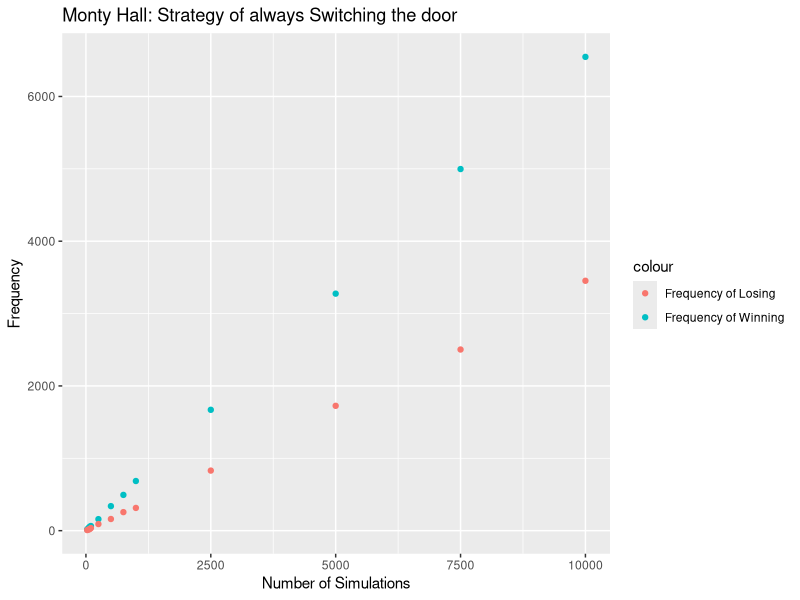
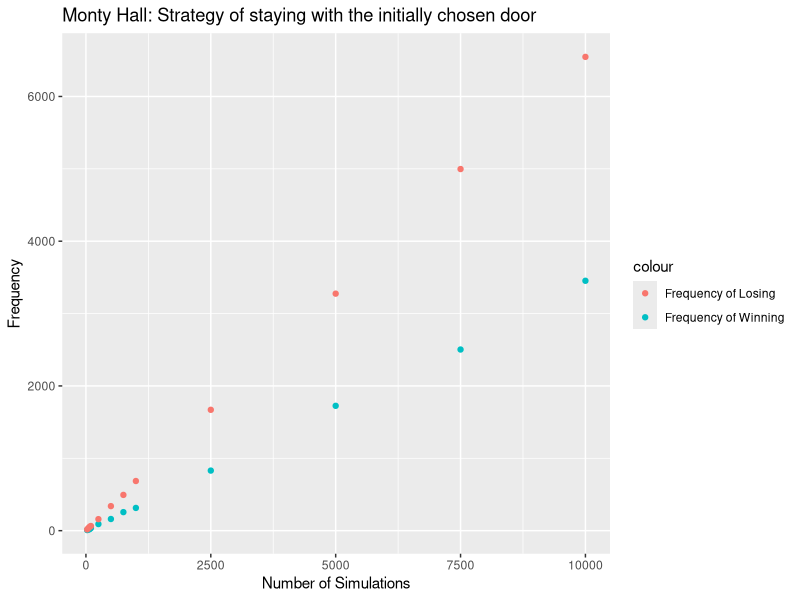
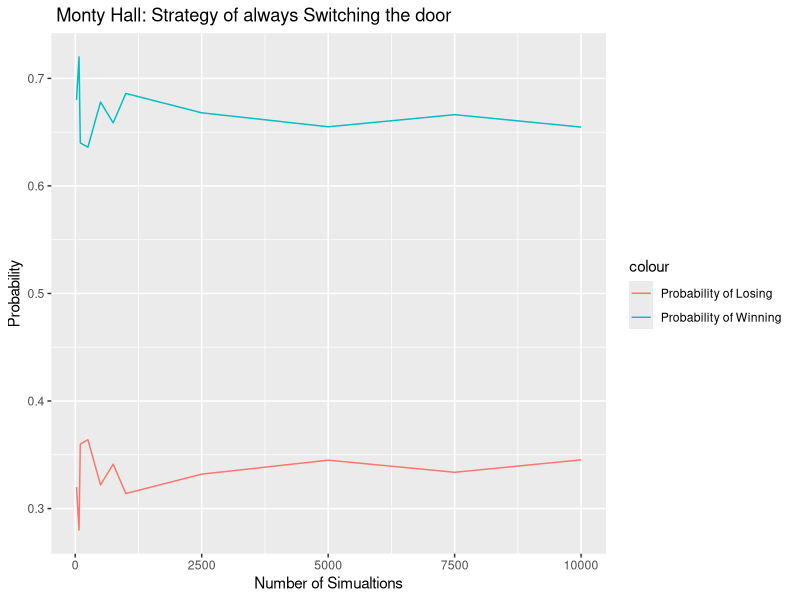
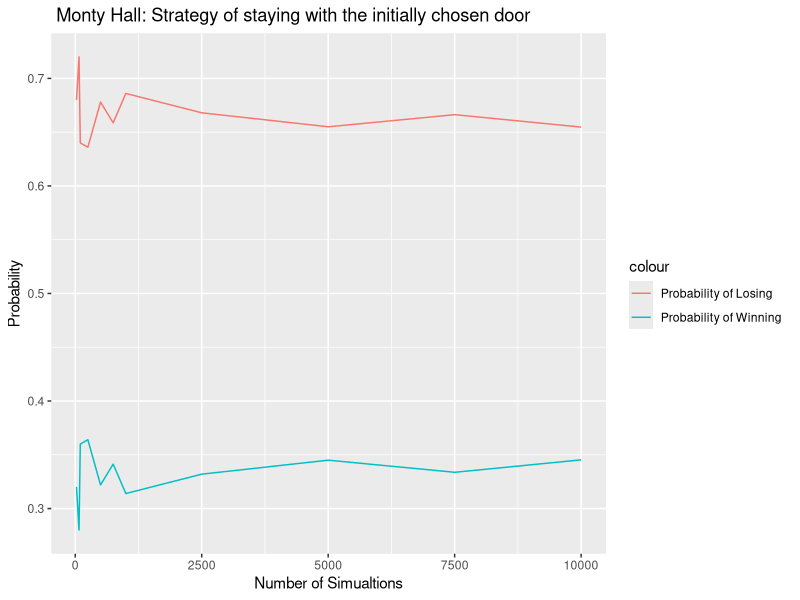

Reproduce these figures in R, in order.
## ---- chunk 1

library(ggplot2)
monty.hall.simulation = function(n){
  # n = number of simulations
  
  # Random selction of the door which will have the prize/car
  prize = runif(n)
  prize.Door = ifelse(prize <= 0.33,1, ifelse(prize <=0.66,2,3)) 
  
  # Random selection of the door chosen by the contestant
  chosen = runif(n)
  chosen.Door = ifelse(chosen <= 0.33,1, ifelse(chosen  <=0.66,2,3))
  
  # Door chosen by Monty
  Monty.Door = matrix(NA,n,1)
  
  # Column to hold the result if a contestant will win by switching the door.
  switch.Win = matrix(NA,n,1)
  
  # Column to hold the result if a contestant will win by staying with the same door
  stay.Win = matrix(NA,n,1)
  
  # Collecting data into a data frame
  exp = data.frame(prize.Door, chosen.Door, Monty.Door, switch.Win, stay.Win)
  colnames(exp) = c("PrizeDoor","ChosenDoor", "MontyDoor", "SwitchWin","StayWin")
  
  # Running simulations
  for(i in 1:n){
    
    # If the contestant chooses a door that contains the prize, then Monty can open any of the other doors with equal probability
    if(exp[i,]$PrizeDoor==exp[i,]$ChosenDoor){
      if(exp[i,]$PrizeDoor == 1){ exp[i,]$MontyDoor = ifelse(runif(1)<=0.5,2,3)}
      if(exp[i,]$PrizeDoor == 2){ exp[i,]$MontyDoor = ifelse(runif(1)<=0.5,1,3)}
      if(exp[i,]$PrizeDoor == 3){ exp[i,]$MontyDoor = ifelse(runif(1)<=0.5,1,2)}
    }
  
    #If the contestant does not choose the door with the prize, then Monty can only open a door that is guaranteed not have the prize/car.
    else{
  
      if(exp[i,]$PrizeDoor == 1 && exp[i,]$ChosenDoor==2 ){ exp[i,]$MontyDoor = 3}
      if(exp[i,]$PrizeDoor == 1 && exp[i,]$ChosenDoor==3 ){ exp[i,]$MontyDoor = 2}
      if(exp[i,]$PrizeDoor == 2 && exp[i,]$ChosenDoor==3 ){ exp[i,]$MontyDoor = 1}
      if(exp[i,]$PrizeDoor == 2 && exp[i,]$ChosenDoor==1 ){ exp[i,]$MontyDoor = 3}
      if(exp[i,]$PrizeDoor == 3 && exp[i,]$ChosenDoor==1 ){ exp[i,]$MontyDoor = 2}
      if(exp[i,]$PrizeDoor == 3 && exp[i,]$ChosenDoor==2 ){ exp[i,]$MontyDoor = 1}
  
    }
  
  # Frequency of Contestant winning by staying with thier initially chosen door
    if(exp[i,]$PrizeDoor==exp[i,]$ChosenDoor){
      exp[i,]$SwitchWin = 0
      exp[i,]$StayWin = 1}
  
  # Frequency of contestant winning by switching to a new door
    if(exp[i,]$PrizeDoor!=exp[i,]$ChosenDoor){
      exp[i,]$SwitchWin = 1
      exp[i,]$StayWin = 0}
  }
  
  return(exp)
}

# Vector for storing number of simualtions
no.simulations = c(25,50,75,100,250,500,750,1000,2500,5000,7500,10000)

#Vector for Storing results
result.mat = matrix(NA, nrow = length(no.simulations), ncol = 5)
colnames(result.mat) = c("SimulationNumber","SwitchWin","SwitchLose","StayWin","StayLose")

#counter variable
i = 1
#a = monty.hall.simulation(1000)

for (sim in no.simulations){
  exp.results = monty.hall.simulation(sim)
  result.mat[i,] = c(sim, sum(exp.results$SwitchWin), sim-sum(exp.results$SwitchWin), sum(exp.results$StayWin), sim-sum(exp.results$StayWin))
  i = i + 1
}
#
result.mat = data.frame(result.mat)

#Copying data to generate probability
result.mat2 = result.mat
# Generating probabilities
result.mat2$StayWin = result.mat2$StayWin/result.mat2$SimulationNumber
result.mat2$StayLose = result.mat2$StayLose/result.mat2$SimulationNumber
result.mat2$SwitchWin = result.mat2$SwitchWin/result.mat2$SimulationNumber
result.mat2$SwitchLose = result.mat2$SwitchLose/result.mat2$SimulationNumber
## ---- chunk 2
ggplot(result.mat, aes(SimulationNumber)) + geom_point(aes(y = SwitchWin, color = "Frequency of Winning")) + geom_point(aes(y = SwitchLose, color = "Frequency of Losing")) + xlab("Number of Simulations") + ylab("Frequency") + ggtitle("Monty Hall: Strategy of always Switching the door")

ggplot(result.mat, aes(SimulationNumber)) + geom_point(aes(y = StayWin, color = "Frequency of Winning")) + geom_point(aes(y = StayLose, color = "Frequency of Losing")) + xlab("Number of Simulations") + ylab("Frequency") + ggtitle("Monty Hall: Strategy of staying with the initially chosen door")
## ---- chunk 3
ggplot(result.mat2, aes(SimulationNumber)) + geom_line(aes(y = SwitchWin, color = "Probability of Winning ")) + geom_line(aes(y = SwitchLose, color = "Probability of Losing")) + xlab("Number of Simualtions") + ylab("Probability") + ggtitle(" Monty Hall: Strategy of always Switching the door")

ggplot(result.mat2, aes(SimulationNumber)) + geom_line(aes(y = StayWin, color = "Probability of Winning ")) + geom_line(aes(y = StayLose, color = "Probability of Losing")) + xlab("Number of Simualtions") + ylab("Probability") + ggtitle(" Monty Hall: Strategy of staying with the initially chosen door")
